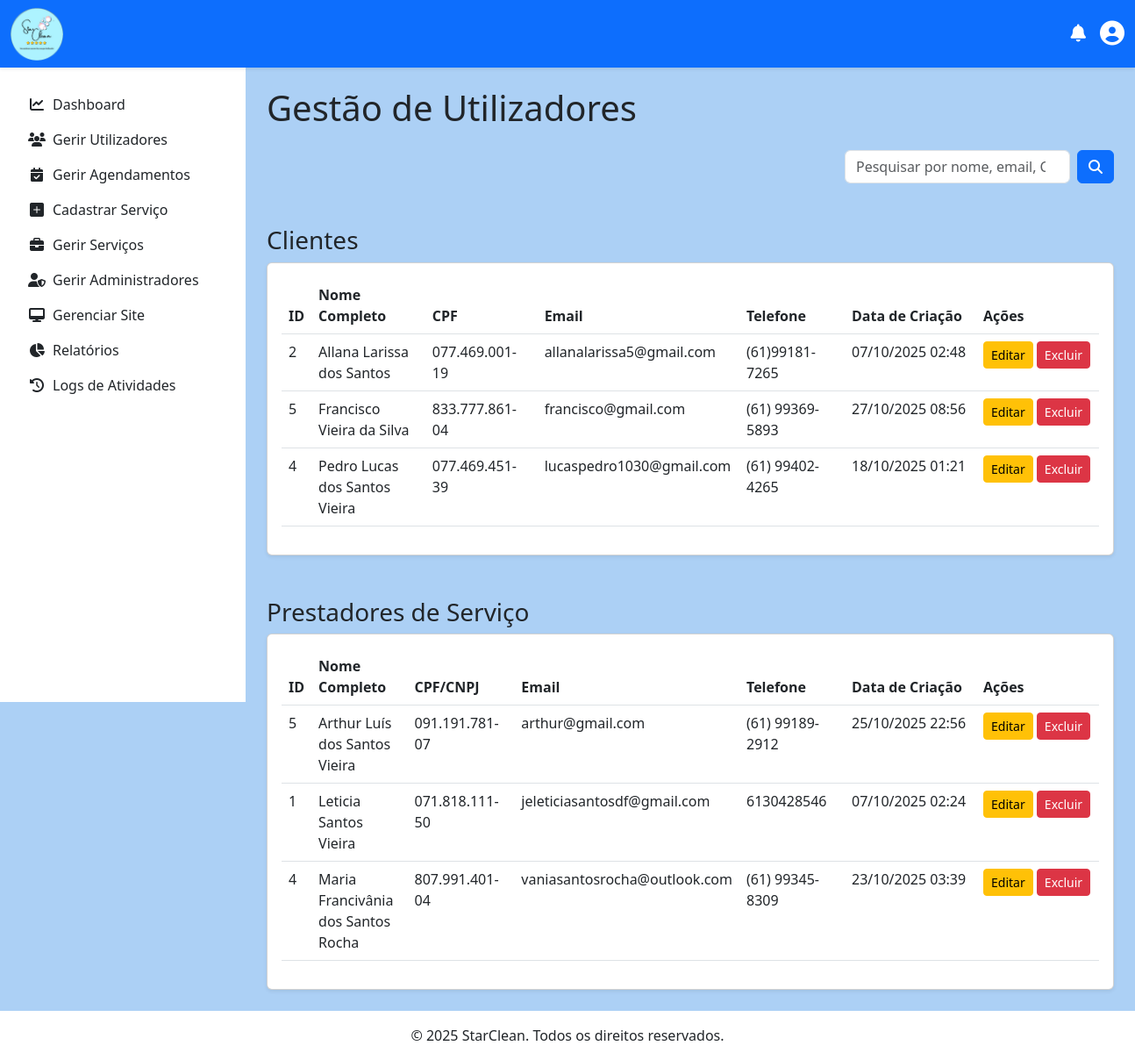
Before: /admin/gerir_utilizadores.php (signed in) with the older database file.
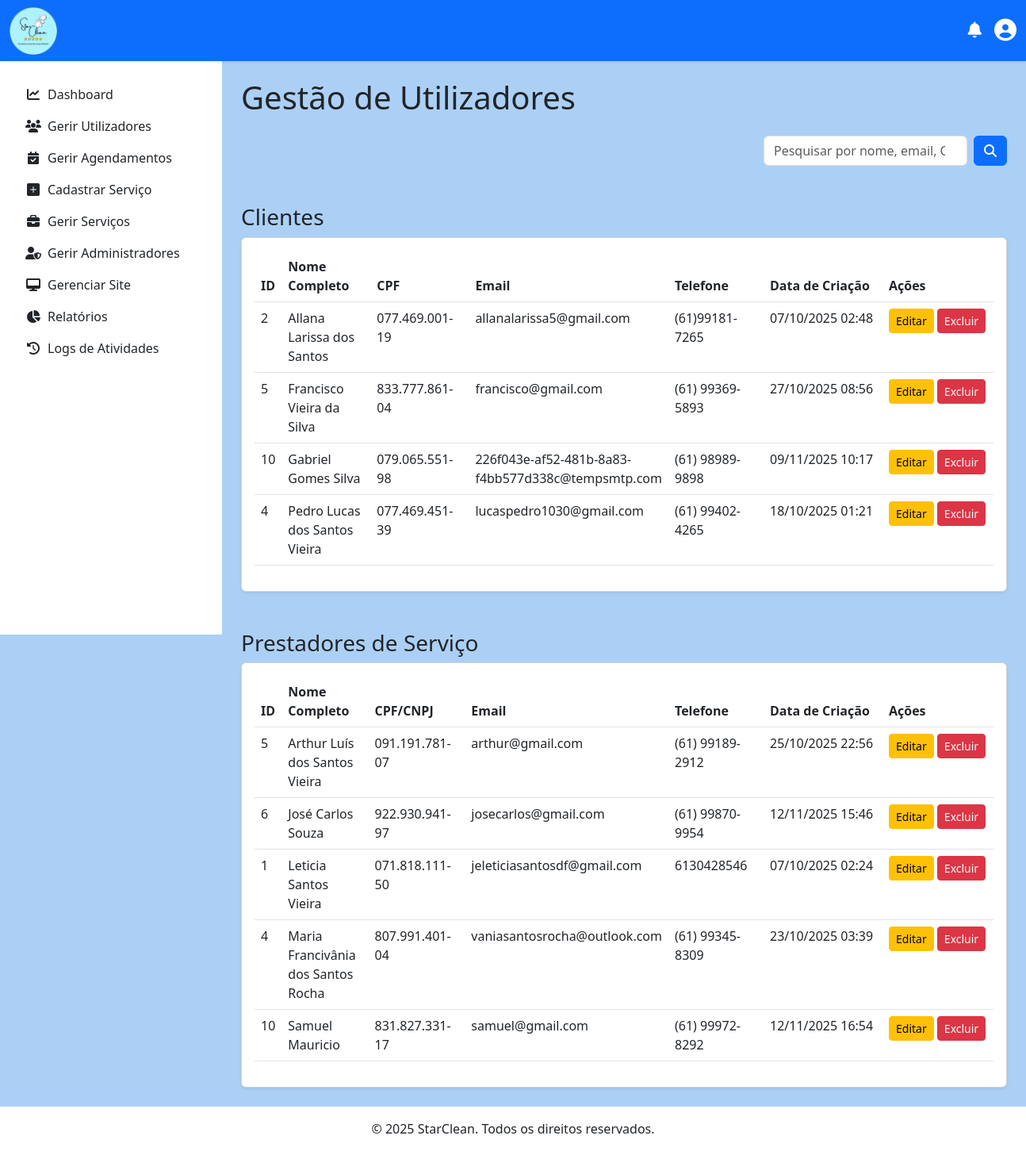
After: the same page with the newer database file.
### tables this page shows
CREATE TABLE `cliente` (
  `id` int(11) NOT NULL,
  `nome` varchar(45) NOT NULL,
  `sobrenome` varchar(45) NOT NULL,
  `email` varchar(150) NOT NULL,
  `data_nascimento` date NOT NULL,
  `telefone` varchar(20) NOT NULL,
  `cpf` varchar(14) NOT NULL,
  `password` varchar(255) NOT NULL,
  `receber_notificacoes_email` tinyint(1) NOT NULL DEFAULT 1,
  `criado_em` timestamp NOT NULL DEFAULT current_timestamp(),
  `atualizado_em` timestamp NOT NULL DEFAULT current_timestamp() ON UPDATE current_timestamp()
);

CREATE TABLE `prestador` (
  `id` int(11) NOT NULL,
  `nome` varchar(100) NOT NULL,
  `sobrenome` varchar(100) NOT NULL,
  `cpf` varchar(18) NOT NULL,
  `email` varchar(150) NOT NULL,
  `telefone` varchar(20) NOT NULL,
  `especialidade` varchar(100) NOT NULL,
  `password` varchar(255) NOT NULL,
  `receber_notificacoes_email` tinyint(1) NOT NULL DEFAULT 1,
  `descricao` text NOT NULL,
  `criado_em` timestamp NOT NULL DEFAULT current_timestamp(),
  `atualizado_em` timestamp NOT NULL DEFAULT current_timestamp() ON UPDATE current_timestamp(),
  `Administrador_id` int(11) NOT NULL
);

### admin/gerir_utilizadores.php (the view, shortened to what this page needs)
<?php
$termo_pesquisa = $_GET['q'] ?? '';
$clientes = [];
$prestadores = [];
try {
    $pdo = obterConexaoPDO();
    $sql_clientes = "SELECT id, nome, sobrenome, telefone, cpf, email, criado_em FROM Cliente";
    $sql_clientes .= " ORDER BY nome ASC";
    $stmt_clientes = $pdo->prepare($sql_clientes);
    $stmt_clientes->execute($params_clientes ?? []);
    $clientes = $stmt_clientes->fetchAll();
    $sql_prestadores = "SELECT id, CONCAT(nome, ' ', sobrenome) AS nome_completo, cpf, email, telefone, criado_em FROM Prestador";
    $sql_prestadores .= " ORDER BY nome ASC";
    $stmt_prestadores = $pdo->prepare($sql_prestadores);
    $stmt_prestadores->execute($params_prestadores ?? []);
    $prestadores = $stmt_prestadores->fetchAll();
} catch (PDOException $e) {
    error_log("Erro ao buscar utilizadores: " . $e->getMessage());
    $mensagem_erro = '<div class="alert alert-danger">Não foi possível carregar os dados dos utilizadores. Tente novamente mais tarde.</div>';
}
include '../includes/header.php';
include '../includes/navbar_logged_in.php';
?>
        <?php include '../includes/menu.php'; ?>
<main class="d-flex">
    <?php include '../includes/sidebar.php'; ?>
    <div class="container-fluid p-4 flex-grow-1">
        <h1 class="mb-4">Gestão de Utilizadores</h1>
        <div class="mb-4 d-flex justify-content-end">
            <form action="gerir_utilizadores.php" method="GET" class="d-flex align-items-center">
                <input class="form-control me-2" type="search" name="q" placeholder="Pesquisar por nome, email, CPF/CNPJ..." value="<?= htmlspecialchars($termo_pesquisa) ?>" aria-label="Pesquisar">
                <button class="btn btn-primary" type="submit"><i class="fas fa-search"></i></button>
            </form>
        </div>
        <h3 class="mt-5">Clientes</h3>
        <div class="card shadow-sm">
            <div class="card-body">
                <div class="table-responsive">
                    <table class="table table-hover">
                        <thead class="thead-dark">
                            <tr>
                                <th style="width: 50px;">ID</th>
                                <th style="width: 20%;">Nome Completo</th>
                                <th style="width: 15%; min-width: 120px;">CPF</th>
                                <th style="width: 25%;">Email</th>
                                <th style="width: 12%; min-width: 120px;">Telefone</th>
                                <th style="width: 13%; min-width: 150px;">Data de Criação</th>
                                <th style="width: 10%; min-width: 140px;">Ações</th> </tr>
                        </thead>
                        <tbody>
                            <?php if (empty($clientes)): ?>
                                <tr><td colspan="7" class="text-center">Nenhum cliente encontrado.</td></tr>
                            <?php else: ?>
                                <?php foreach ($clientes as $cliente): ?>
                                    <tr>
                                        <td><?= htmlspecialchars($cliente['id']) ?></td>
                                        <td><?= htmlspecialchars($cliente['nome'] . ' ' . $cliente['sobrenome']) ?></td>
                                        <td><?= htmlspecialchars($cliente['cpf']) ?></td>
                                        <td><?= htmlspecialchars($cliente['email']) ?></td>
                                        <td><?= htmlspecialchars($cliente['telefone']) ?></td>
                                        <td><?= date('d/m/Y H:i', strtotime($cliente['criado_em'])) ?></td>
                                        <td style="white-space: nowrap;">
                                            <a href="editar_utilizador.php?id=<?= $cliente['id'] ?>&tipo=cliente" class="btn btn-warning btn-sm">Editar</a>
                                            <a href="excluir_utilizador.php?id=<?= $cliente['id'] ?>&tipo=cliente" class="btn btn-danger btn-sm" onclick="return confirm('Tem a certeza?');">Excluir</a>
                                        </td>
                                    </tr>
                                <?php endforeach; ?>
                            <?php endif; ?>
                        </tbody>
                    </table>
                </div>
            </div>
        </div>
        <h3 class="mt-5">Prestadores de Serviço</h3>
        <div class="card shadow-sm">
            <div class="card-body">
                <div class="table-responsive">
                    <table class="table table-hover">
                        <thead class="thead-dark">
                            <tr>
                                <th style="width: 50px;">ID</th>
                                <th style="width: 20%;">Nome Completo</th>
                                <th style="width: 15%; min-width: 120px;">CPF/CNPJ</th>
                                <th style="width: 25%;">Email</th>
                                <th style="width: 12%; min-width: 120px;">Telefone</th>
                                <th style="width: 13%; min-width: 150px;">Data de Criação</th>
                                <th style="width: 10%; min-width: 140px;">Ações</th> </tr>
                        </thead>
                        <tbody>
                            <?php if (empty($prestadores)): ?>
                                <tr><td colspan="7" class="text-center">Nenhum prestador encontrado.</td></tr>
                            <?php else: ?>
                                <?php foreach ($prestadores as $prestador): ?>
                                    <tr>
                                        <td><?= htmlspecialchars($prestador['id']) ?></td>
                                        <td><?= htmlspecialchars($prestador['nome_completo']) ?></td>
                                        <td><?= htmlspecialchars($prestador['cpf']) ?></td>
                                        <td><?= htmlspecialchars($prestador['email']) ?></td>
                                        <td><?= htmlspecialchars($prestador['telefone']) ?></td>
                                        <td><?= date('d/m/Y H:i', strtotime($prestador['criado_em'])) ?></td>
                                        <td style="white-space: nowrap;">
                                            <a href="editar_utilizador.php?id=<?= $prestador['id'] ?>&tipo=prestador" class="btn btn-warning btn-sm">Editar</a>
                                            <a href="excluir_utilizador.php?id=<?= $prestador['id'] ?>&tipo=prestador" class="btn btn-danger btn-sm" onclick="return confirm('Tem a certeza?');">Excluir</a>
                                        </td>
                                    </tr>
                                <?php endforeach; ?>
                            <?php endif; ?>
                        </tbody>
                    </table>
                </div>
            </div>
        </div>
    </div>
</main>
<?php
include '../includes/footer.php';
?>

### includes/header.php (shortened to what this page needs)
<!DOCTYPE html>
<html lang="pt-br">
<head>
    <link rel="stylesheet" href="https://cdn.jsdelivr.net/npm/bootstrap-icons@1.5.0/font/bootstrap-icons.css">
    <link href="https://cdn.jsdelivr.net/npm/bootstrap@5.3.0/dist/css/bootstrap.min.css" rel="stylesheet">
    <link rel="stylesheet" href="https://cdnjs.cloudflare.com/ajax/libs/font-awesome/6.5.1/css/all.min.css">
    <link rel="stylesheet" href="<?= BASE_URL ?>/includes/star_clean.css">
    <link rel="stylesheet" href="https://cdn.datatables.net/2.3.4/css/dataTables.dataTables.css" />
    <link rel="stylesheet" href="https://unpkg.com/leaflet@1.9.4/dist/leaflet.css" />
</head>
<body class="d-flex flex-column min-vh-100" style="background-color: #acd0f5ff;">

### includes/navbar_logged_in.php (shortened to what this page needs)
<nav class="navbar navbar-expand-lg navbar-light bg-primary shadow-sm fixed-top">
    <div class="container-fluid">
        <a href="<?= BASE_URL ?>/index.php">
            <img src="<?= BASE_URL ?>/img/LogoPrimary.png" alt="StarClean" height="60" class="d-inline-block align-text-top">
        </a>
        <div class="d-flex align-items-center">
            <div class="dropdown me-3">
                <a href="#" class="nav-link" id="notificationDropdown" role="button" data-bs-toggle="dropdown" aria-expanded="false">
                    <i class="fas fa-bell fs-5 text-white"></i>
                </a>
            </div>
            <div class="dropdown">
                <a href="#" class="nav-link" id="userDropdown" role="button" data-bs-toggle="dropdown" aria-expanded="false">
                    <i class="fas fa-user-circle fs-3 text-white"></i>
                </a>
            </div>
        </div>
    </div>
</nav>

### includes/sidebar.php
<nav id="sidebar" class="d-md-block bg-white sidebar collapse">
        <div class="pt-4 pb-4 px-3 sidebar-sticky">
        <div class="flex-grow-1">
        <?php
            include 'menu.php';
        ?>
    </div>
</nav>

### includes/menu.php (shortened to what this page needs)
<?php
$tipo_usuario = $_SESSION['usuario_tipo'] ?? '';
$tipo_admin = $_SESSION['admin_tipo'] ?? '';
?>
<ul class="nav flex-column mt-2h100">
    <?php if ($tipo_usuario === 'admin'): ?>
        <li class="nav-item">
            <a class="nav-link text-dark" href="<?= BASE_URL ?>/admin/dashboard.php"><i class="fas fa-chart-line fa-fw me-2"></i>Dashboard</a>
        </li>
        <?php if ($tipo_admin === 'adminmaster'): ?>
            <li class="nav-item">
                <a class="nav-link text-dark" href="<?= BASE_URL ?>/admin/gerir_utilizadores.php"><i class="fas fa-users fa-fw me-2"></i>Gerir Utilizadores</a>
            </li>
        <?php endif; ?>
        <li class="nav-item">
            <a class="nav-link text-dark" href="<?= BASE_URL ?>/admin/gerir_agendamentos.php"><i class="fas fa-calendar-check fa-fw me-2"></i>Gerir Agendamentos</a>
        </li>
        <li class="nav-item">
            <a class="nav-link text-dark" href="<?= BASE_URL ?>/admin/adicionar_servico.php"><i class="fas bi bi-plus-square-fill fa-fw me-2"></i>Cadastrar Serviço</a>
        </li>
        <li class="nav-item">
            <a class="nav-link text-dark" href="<?= BASE_URL ?>/admin/gerir_servicos.php"><i class="fas fa-briefcase fa-fw me-2"></i>Gerir Serviços</a>
        </li>
        <li class="nav-item">
            <a class="nav-link text-dark" href="<?= BASE_URL ?>/admin/gerenciar_adm.php"><i class="fas fa-user-shield fa-fw me-2"></i>Gerir Administradores</a>
        </li>
        <?php if ($tipo_admin === 'adminmaster' || $tipo_admin === 'admmoderador'): ?>
            <li class="nav-item">
                <a class="nav-link text-dark" href="<?= BASE_URL ?>/admin/gerir_pagina_inicial.php"><i class="fas fa-desktop fa-fw me-2"></i>Gerenciar Site</a>
            </li>
        <?php endif; ?>
        <li class="nav-item">
            <a class="nav-link text-dark" href="<?= BASE_URL ?>/admin/relatorios.php"><i class="fas fa-chart-pie fa-fw me-2"></i>Relatórios</a>
        </li>
        <li class="nav-item">
            <a class="nav-link text-dark" href="<?= BASE_URL ?>/admin/visualizar_logs.php"><i class="fas fa-history fa-fw me-2"></i>Logs de Atividades</a>
        </li>
    <?php endif; ?>
</ul>

### includes/footer.php (shortened to what this page needs)
<footer class="text-center bg-white text-dark py-3 mt-auto bottom">
    <p class="mb-0">&copy; <?= date('Y') ?> StarClean. Todos os direitos reservados.</p>
</footer>
    </body>
    </html>

### includes/star_clean.css (style rules this page uses)
body { padding-top: 75px; }
.card-body { min-height: 220px; }
.card { transition: transform 0.3s ease, box-shadow 0.3s ease; }
@media (min-width: 768px) { #sidebar { position: fixed; top: 0; left: 0; height: 100vh; padding-top: 75px; z-index: 1020; } }
@media (min-width: 768px) { main.d-flex > .flex-grow-1 { margin-left: 280px; } }
main.d-flex { flex-grow: 1; }

### includes/header.php (style rules this page uses)
#sidebar { width: 280px; flex-shrink: 0; }

Changed rows visible on the page:
added cliente: id "10", nome+sobrenome "Gabriel Gomes Silva", cpf "079.065.551-98", email "226f043e-af52-481b-8a83-f4bb577d338c@tempsmtp.com", telefone "(61) 98989-9898", criado_em "09/11/2025 10:17"
added prestador: id "6", nome_completo "José Carlos Souza", cpf "922.930.941-97", email "josecarlos@gmail.com", telefone "(61) 99870-9954", criado_em "12/11/2025 15:46"
added prestador: id "10", nome_completo "Samuel Mauricio", cpf "831.827.331-17", email "samuel@gmail.com", telefone "(61) 99972-8292", criado_em "12/11/2025 16:54"
